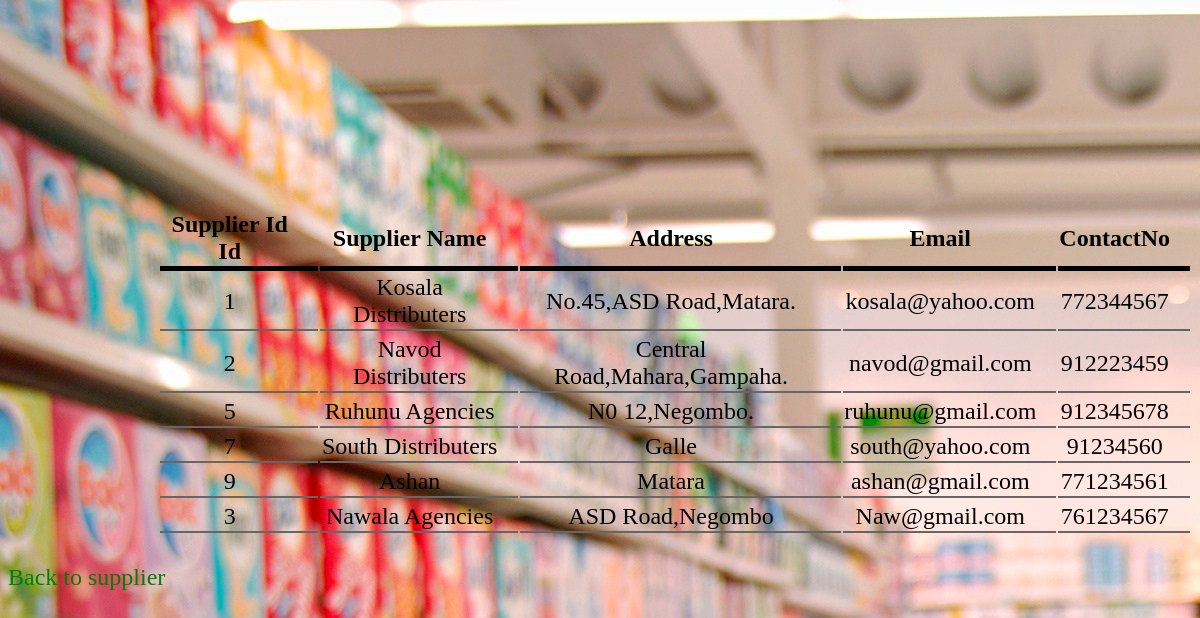
Page /Supermarket/dispsupp.php on the committed database.
### tables this page shows
CREATE TABLE IF NOT EXISTS `supplier` (
  `SupplierId` int(50) NOT NULL AUTO_INCREMENT,
  `SupplierName` varchar(50) NOT NULL,
  `Address` varchar(50) NOT NULL,
  `Email` varchar(50) NOT NULL,
  `ConNo` int(10) NOT NULL,
  PRIMARY KEY (`SupplierId`)
);

### Supermarket/dispsupp.php (the view, shortened to what this page needs)
<!DOCTYPE html>
<html>
<head>
</head>
<body>
    <table>
    <tr>
        <th>Supplier Id Id</th>
        <th>Supplier Name</th>
        <th>Address</th>
        <th>Email</th>
        <th>ContactNo</th>
    </tr>
    <?php
    $db=mysqli_connect('localhost','root','','project');
   $query=mysqli_query($db,"SELECT * FROM SUPPLIER");
      while ($row    = mysqli_fetch_array($query,MYSQLI_NUM)){
        echo "<tr><td>".$row[0]."</td><td>".$row[1]."</td><td>".$row[2]."</td><td>".$row[3]."</td><td>".$row[4]."</td><tr>";
      }
     echo "</table>";
    ?>
<br><a href="supplier.php">Back to supplier</a>
    </body>
</html>

### Supermarket/dispsupp.php (style rules this page uses)
table { border:10 px solid red; padding-top: 200px; padding-left: 150px; text-align: center; }
th { border-bottom: 5px solid #000; padding-right: 20px; }
td { border-bottom: 2px solid #666; padding-right: 20px; }
a:link { color: green; background-color: transparent; text-decoration: none; }
body { background-image: url("blerje-1.jpg"); font-size: 150%; }

### rows in the picture
supplier: SupplierId "1", SupplierName "Kosala Distributers", Address "No.45,ASD Road,Matara.", Email "kosala@yahoo.com", ConNo "772344567"
supplier: SupplierId "2", SupplierName "Navod Distributers", Address "Central Road,Mahara,Gampaha.", Email "navod@gmail.com", ConNo "912223459"
supplier: SupplierId "5", SupplierName "Ruhunu Agencies", Address "N0 12,Negombo.", Email "ruhunu@gmail.com", ConNo "912345678"
supplier: SupplierId "7", SupplierName "South Distributers", Address "Galle", Email "south@yahoo.com", ConNo "91234560"
supplier: SupplierId "9", SupplierName "Ashan", Address "Matara", Email "ashan@gmail.com", ConNo "771234561"
supplier: SupplierId "3", SupplierName "Nawala Agencies", Address "ASD Road,Negombo", Email "Naw@gmail.com", ConNo "761234567"
